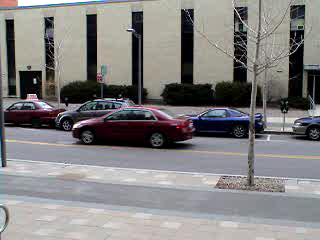
//> input picture benchmarks/halide/py_optical_flow_Matlab/car1.png, 320 x 240 px
$ ./opencv_py_optical_flow py_optical_flow_Matlab/car1.png py_optical_flow_Matlab/car2.png   (built with g++ and OpenCV 4)
//> lines starting //> are read from the running program, lines starting //| are printed output that depends on the picture
// Source:
// https://github.com/oreillymedia/Learning-OpenCV-3_examples/blob/master/example_16-01.cpp

#include <iostream>
#include <vector>
#include <opencv2/opencv.hpp>
#include "wrapper_py_optical_flow_sizes.h"

static const int MAX_CORNERS = 8;
using std::cout;
using std::endl;
using std::vector;


void help( char** argv ) {
  cout << "\nExample 16-1: Pyramid L-K optical flow example.\n" << endl;
  cout << "Call: " <<argv[0] <<" [image1] [image2]\n" << endl;
  cout << "\nExample:\n" << argv[0] << " ../example_16-01-imgA.png ../example_16-01-imgB.png\n" << endl;
  cout << "Demonstrates Pyramid Lucas-Kanade optical flow.\n" << endl;
}

int main(int argc, char** argv)
{
    if (argc != 3)
    {
        help(argv);
        exit(-1);
    }

    cv::Mat imgA = cv::imread(argv[1], CV_LOAD_IMAGE_GRAYSCALE);
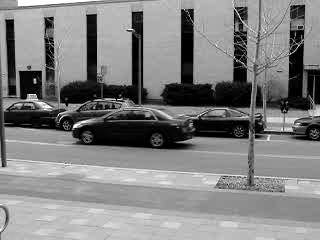
//> imgA: 240 rows x 320 cols, CV_8UC1; min 0, max 255, mean 128.9
    cv::Mat imgB = cv::imread(argv[2], CV_LOAD_IMAGE_GRAYSCALE);
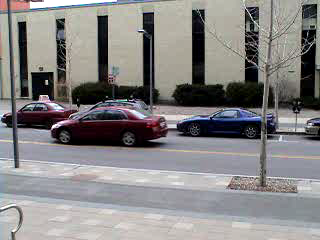
//> input picture benchmarks/halide/py_optical_flow_Matlab/car2.png, 320 x 240 px
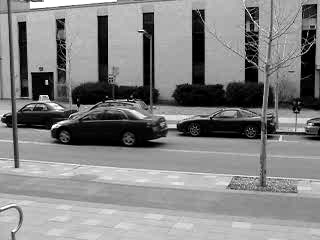
//> imgB: 240 rows x 320 cols, CV_8UC1; min 0, max 255, mean 132.4
    cv::Size img_sz = imgA.size();
//> img_sz = Size(320, 240)
//> (the run ends here: the program needs code that is not available in this run, at `int win_size = w;`)
